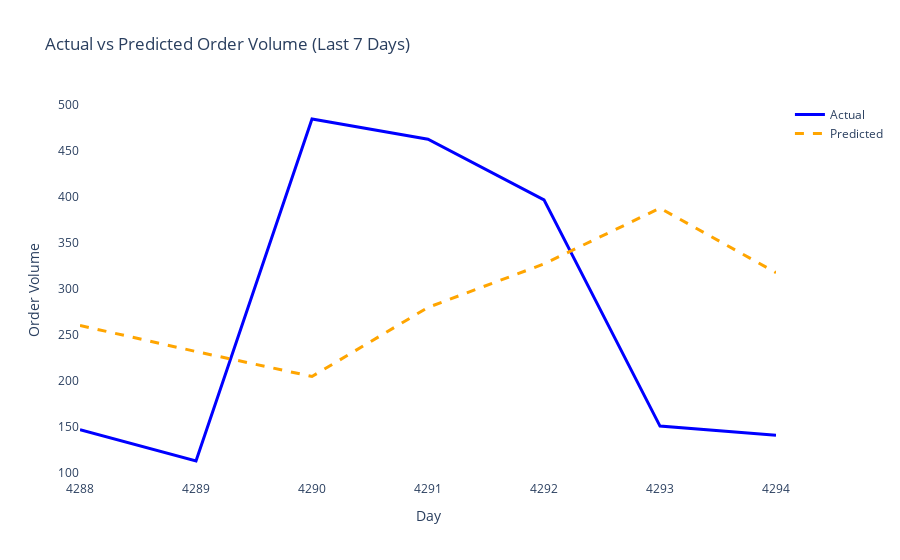

The notebook cell saved with this chart:
### Code cell
last_7_days = output_df.tail(7)

fig = go.Figure()

fig.add_trace(go.Scatter(x=last_7_days['Day'], y=last_7_days['Order_Volume'], mode='lines', name='Actual', line=dict(color='blue', width=3)))
fig.add_trace(go.Scatter(x=last_7_days['Day'], y=last_7_days['Predicted_Volume'], mode='lines', name='Predicted', line=dict(color='orange', width=3, dash='dash')))

fig.update_layout(title="Actual vs Predicted Order Volume (Last 7 Days)", xaxis_title="Day", yaxis_title="Order Volume", plot_bgcolor="white")
fig.show()

### Figure 1 — Plotly figure (JSON) as saved in the notebook; plotly's stock layout.template omitted (floating-point values rounded to 4 significant figures)
{"data": [{"line": {"color": "blue", "width": 3}, "mode": "lines", "name": "Actual", "type": "scatter", "x": [4288, 4289, 4290, 4291, 4292, 4293, 4294], "y": [147, 113, 485, 463, 397, 151, 141]}, {"line": {"color": "orange", "dash": "dash", "width": 3}, "mode": "lines", "name": "Predicted", "type": "scatter", "x": [4288, 4289, 4290, 4291, 4292, 4293, 4294], "y": [260.4, 232.1, 205.0, 280.0, 327.4, 388.0, 317.8]}], "layout": {"plot_bgcolor": "white", "title": {"text": "Actual vs Predicted Order Volume (Last 7 Days)"}, "xaxis": {"title": {"text": "Day"}}, "yaxis": {"title": {"text": "Order Volume"}}}}
